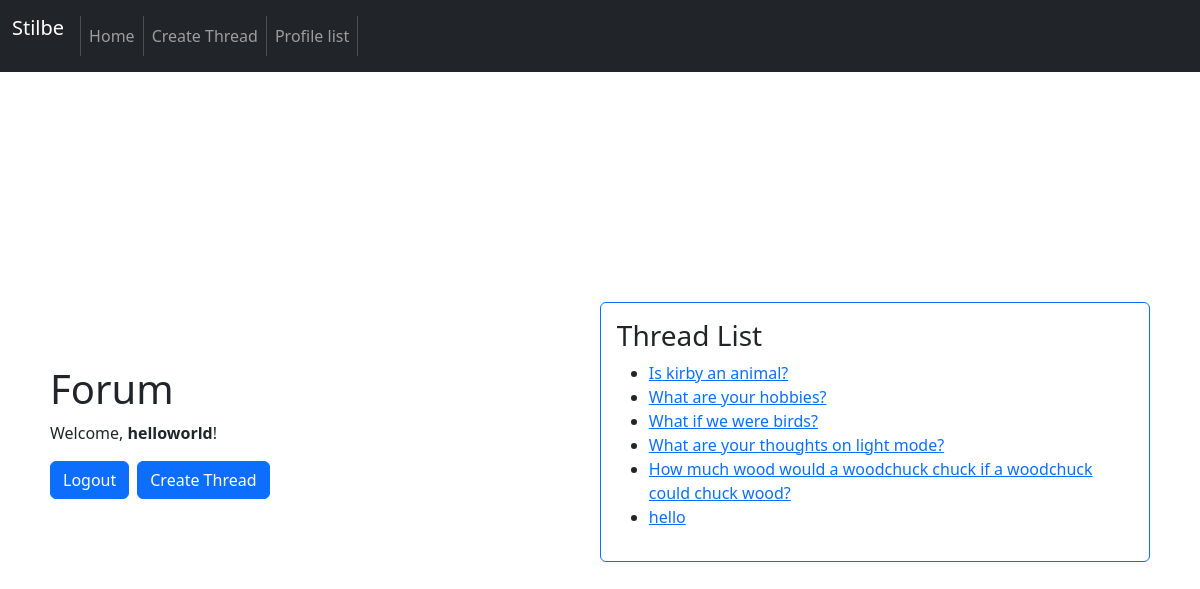
/home (signed in), run on the app's committed database.
### forum/models.py (models this page shows, shortened)
class Thread(models.Model):
    user = models.ForeignKey(User, on_delete=models.CASCADE, default="")
    title = models.CharField(max_length=100,)
    content = models.TextField(max_length=1000)
    created_at = models.DateTimeField(auto_now_add=True)
    updated_at = models.DateTimeField(auto_now=True)

### forum/views.py (the view)
# urls.py: path('home', views.home, name='home'),
@login_required
def home(request):
    User = get_user_model()
    users = User.objects.all()
    return render(request, "forum/home.html", {"threads":Thread.objects.all()})

### templates/forum/home.html (shortened to what this page needs)
{% extends 'base.html' %}
{% load crispy_forms_tags %}
{% load static %}
{% block content %}
<div class="container-xl d-flex align-items-center" style="height: 90vh;">
    <div class="w-50 h-auto p-2">
        <h1>Forum</h1>
        {% if user.is_authenticated %}
            <p>Welcome, <b>{{ user.get_username }}</b>!</p>
            <div class="d-flex flex-row w-100">
                <form id="logout-form" class="" method="POST" action="{% url 'logout' %}">
                    <button type="submit" class="btn button btn-primary">Logout</button>
                </form><div class="p-1"></div>
                <a href="{% url 'create-thread' %}"><button class="btn button btn-primary">Create Thread</button></a>
            </div>
        {% else %}
            <script>window.location.href = "{% url 'login' %}";</script>
        {% endif %}
    </div>
    <div class="w-50 m-2 p-3 border border-primary rounded">
        <h3>Thread List</h3>
        <ul>
            {% for thread in threads %}
                <li><a href="thread/{{ thread.id }}">{{ thread.title }}</a></li>
            {% endfor %}
        </ul>
    </div>
</div>
{% endblock %}

### data on the page
Thread: title "Is kirby an animal?"
Thread: title "What are your hobbies?"
Thread: title "What if we were birds?"
Thread: title "What are your thoughts on light mode?"
Thread: title "How much wood would a woodchuck chuck if a woodchuck could chuck wood?"
Thread: title "hello"

### other printed values
{{ user.get_username }} "helloworld"
